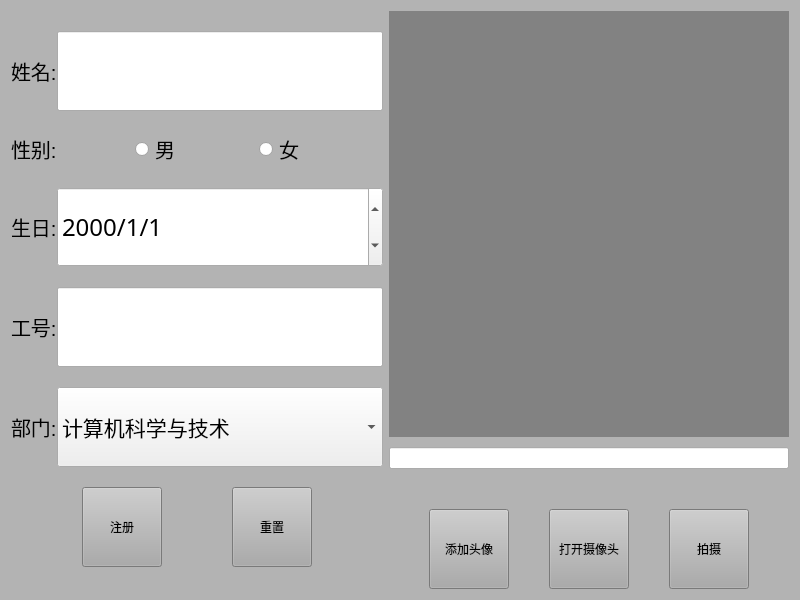
<?xml version="1.0" encoding="UTF-8"?>
<ui version="4.0">
 <class>RegisterWin</class>
 <widget class="QWidget" name="RegisterWin">
  <property name="geometry">
   <rect>
    <x>0</x>
    <y>0</y>
    <width>800</width>
    <height>600</height>
   </rect>
  </property>
  <property name="windowTitle">
   <string>注册</string>
  </property>
  <property name="windowIcon">
   <iconset resource="img.qrc">
    <normaloff>:/icon.png</normaloff>:/icon.png</iconset>
  </property>
  <property name="styleSheet">
   <string notr="true">QPushButton{  
background-color: rgb(171, 171, 171);
}
QPushButton:hover{
	background-color: rgb(109, 109, 109);
}
QWidget#RegisterWin{
	background-color: rgb(179, 179, 179);
}
</string>
  </property>
  <layout class="QHBoxLayout" name="horizontalLayout_9">
   <item>
    <layout class="QHBoxLayout" name="horizontalLayout_8">
     <property name="spacing">
      <number>6</number>
     </property>
     <item>
      <layout class="QGridLayout" name="gridLayout">
       <property name="spacing">
        <number>0</number>
       </property>
       <item row="4" column="0">
        <layout class="QHBoxLayout" name="horizontalLayout_3">
         <item>
          <widget class="QLabel" name="label_3">
           <property name="font">
            <font>
             <pointsize>15</pointsize>
            </font>
           </property>
           <property name="text">
            <string>部门:</string>
           </property>
          </widget>
         </item>
         <item>
          <widget class="QComboBox" name="departcb">
           <property name="sizePolicy">
            <sizepolicy hsizetype="Expanding" vsizetype="Expanding">
             <horstretch>0</horstretch>
             <verstretch>0</verstretch>
            </sizepolicy>
           </property>
           <property name="maximumSize">
            <size>
             <width>16777215</width>
             <height>80</height>
            </size>
           </property>
           <property name="font">
            <font>
             <pointsize>16</pointsize>
            </font>
           </property>
           <property name="layoutDirection">
            <enum>Qt::LeftToRight</enum>
           </property>
           <property name="insertPolicy">
            <enum>QComboBox::InsertAtCurrent</enum>
           </property>
           <property name="sizeAdjustPolicy">
            <enum>QComboBox::AdjustToMinimumContentsLength</enum>
           </property>
           <item>
            <property name="text">
             <string>计算机科学与技术</string>
            </property>
           </item>
           <item>
            <property name="text">
             <string>信息工程学院</string>
            </property>
           </item>
           <item>
            <property name="text">
             <string>外国语学院</string>
            </property>
           </item>
           <item>
            <property name="text">
             <string>数理学院</string>
            </property>
           </item>
           <item>
            <property name="text">
             <string>体育学院</string>
            </property>
           </item>
           <item>
            <property name="text">
             <string>文艺学院</string>
            </property>
           </item>
           <item>
            <property name="text">
             <string>材料学院</string>
            </property>
           </item>
          </widget>
         </item>
        </layout>
       </item>
       <item row="1" column="0">
        <layout class="QHBoxLayout" name="horizontalLayout_2">
         <item>
          <widget class="QLabel" name="label_2">
           <property name="font">
            <font>
             <pointsize>15</pointsize>
            </font>
           </property>
           <property name="text">
            <string>性别:</string>
           </property>
          </widget>
         </item>
         <item>
          <widget class="QRadioButton" name="mrb">
           <property name="font">
            <font>
             <pointsize>15</pointsize>
            </font>
           </property>
           <property name="text">
            <string>男</string>
           </property>
          </widget>
         </item>
         <item>
          <widget class="QRadioButton" name="wrb">
           <property name="font">
            <font>
             <pointsize>15</pointsize>
            </font>
           </property>
           <property name="text">
            <string>女</string>
           </property>
          </widget>
         </item>
        </layout>
       </item>
       <item row="5" column="0">
        <layout class="QHBoxLayout" name="horizontalLayout_6">
         <property name="spacing">
          <number>0</number>
         </property>
         <item>
          <spacer name="horizontalSpacer_2">
           <property name="orientation">
            <enum>Qt::Horizontal</enum>
           </property>
           <property name="sizeHint" stdset="0">
            <size>
             <width>40</width>
             <height>20</height>
            </size>
           </property>
          </spacer>
         </item>
         <item>
          <widget class="QPushButton" name="regbtn">
           <property name="sizePolicy">
            <sizepolicy hsizetype="Minimum" vsizetype="Preferred">
             <horstretch>0</horstretch>
             <verstretch>0</verstretch>
            </sizepolicy>
           </property>
           <property name="maximumSize">
            <size>
             <width>16777215</width>
             <height>80</height>
            </size>
           </property>
           <property name="text">
            <string>注册</string>
           </property>
          </widget>
         </item>
         <item>
          <spacer name="horizontalSpacer">
           <property name="orientation">
            <enum>Qt::Horizontal</enum>
           </property>
           <property name="sizeHint" stdset="0">
            <size>
             <width>40</width>
             <height>20</height>
            </size>
           </property>
          </spacer>
         </item>
         <item>
          <widget class="QPushButton" name="resetbtn">
           <property name="sizePolicy">
            <sizepolicy hsizetype="Minimum" vsizetype="Expanding">
             <horstretch>0</horstretch>
             <verstretch>0</verstretch>
            </sizepolicy>
           </property>
           <property name="maximumSize">
            <size>
             <width>16777215</width>
             <height>80</height>
            </size>
           </property>
           <property name="text">
            <string>重置</string>
           </property>
          </widget>
         </item>
         <item>
          <spacer name="horizontalSpacer_3">
           <property name="orientation">
            <enum>Qt::Horizontal</enum>
           </property>
           <property name="sizeHint" stdset="0">
            <size>
             <width>40</width>
             <height>20</height>
            </size>
           </property>
          </spacer>
         </item>
        </layout>
       </item>
       <item row="3" column="0">
        <layout class="QHBoxLayout" name="horizontalLayout_4">
         <item>
          <widget class="QLabel" name="label_4">
           <property name="font">
            <font>
             <pointsize>15</pointsize>
            </font>
           </property>
           <property name="text">
            <string>工号:</string>
           </property>
          </widget>
         </item>
         <item>
          <widget class="QLineEdit" name="worknumed">
           <property name="sizePolicy">
            <sizepolicy hsizetype="Expanding" vsizetype="Expanding">
             <horstretch>0</horstretch>
             <verstretch>0</verstretch>
            </sizepolicy>
           </property>
           <property name="maximumSize">
            <size>
             <width>16777215</width>
             <height>80</height>
            </size>
           </property>
           <property name="font">
            <font>
             <pointsize>15</pointsize>
            </font>
           </property>
          </widget>
         </item>
        </layout>
       </item>
       <item row="0" column="0">
        <layout class="QHBoxLayout" name="horizontalLayout">
         <property name="spacing">
          <number>0</number>
         </property>
         <item>
          <widget class="QLabel" name="label">
           <property name="font">
            <font>
             <pointsize>15</pointsize>
            </font>
           </property>
           <property name="text">
            <string>姓名:</string>
           </property>
          </widget>
         </item>
         <item>
          <widget class="QLineEdit" name="nameed">
           <property name="sizePolicy">
            <sizepolicy hsizetype="Expanding" vsizetype="Expanding">
             <horstretch>0</horstretch>
             <verstretch>0</verstretch>
            </sizepolicy>
           </property>
           <property name="maximumSize">
            <size>
             <width>16777215</width>
             <height>80</height>
            </size>
           </property>
           <property name="font">
            <font>
             <pointsize>15</pointsize>
            </font>
           </property>
          </widget>
         </item>
        </layout>
       </item>
       <item row="2" column="0">
        <layout class="QHBoxLayout" name="horizontalLayout_5">
         <item>
          <widget class="QLabel" name="label_5">
           <property name="font">
            <font>
             <pointsize>15</pointsize>
            </font>
           </property>
           <property name="text">
            <string>生日:</string>
           </property>
          </widget>
         </item>
         <item>
          <widget class="QDateTimeEdit" name="bired">
           <property name="sizePolicy">
            <sizepolicy hsizetype="Expanding" vsizetype="Expanding">
             <horstretch>0</horstretch>
             <verstretch>0</verstretch>
            </sizepolicy>
           </property>
           <property name="maximumSize">
            <size>
             <width>16777215</width>
             <height>80</height>
            </size>
           </property>
           <property name="font">
            <font>
             <family>Agency FB</family>
             <pointsize>18</pointsize>
             <weight>50</weight>
             <italic>false</italic>
             <bold>false</bold>
            </font>
           </property>
           <property name="layoutDirection">
            <enum>Qt::LeftToRight</enum>
           </property>
           <property name="styleSheet">
            <string notr="true">font: 18pt &quot;Agency FB&quot;;</string>
           </property>
           <property name="displayFormat">
            <string>yyyy/M/d </string>
           </property>
          </widget>
         </item>
        </layout>
       </item>
      </layout>
     </item>
     <item>
      <layout class="QVBoxLayout" name="verticalLayout" stretch="3,0,1,0,1">
       <property name="spacing">
        <number>0</number>
       </property>
       <item>
        <widget class="QLabel" name="headpiclb">
         <property name="sizePolicy">
          <sizepolicy hsizetype="Preferred" vsizetype="Preferred">
           <horstretch>0</horstretch>
           <verstretch>0</verstretch>
          </sizepolicy>
         </property>
         <property name="maximumSize">
          <size>
           <width>500</width>
           <height>500</height>
          </size>
         </property>
         <property name="styleSheet">
          <string notr="true">background-color: rgb(130, 130, 130);</string>
         </property>
         <property name="text">
          <string/>
         </property>
        </widget>
       </item>
       <item>
        <spacer name="verticalSpacer_2">
         <property name="orientation">
          <enum>Qt::Vertical</enum>
         </property>
         <property name="sizeHint" stdset="0">
          <size>
           <width>20</width>
           <height>10</height>
          </size>
         </property>
        </spacer>
       </item>
       <item>
        <widget class="QLineEdit" name="urled"/>
       </item>
       <item>
        <spacer name="verticalSpacer">
         <property name="orientation">
          <enum>Qt::Vertical</enum>
         </property>
         <property name="sizeHint" stdset="0">
          <size>
           <width>20</width>
           <height>40</height>
          </size>
         </property>
        </spacer>
       </item>
       <item>
        <layout class="QHBoxLayout" name="horizontalLayout_7">
         <property name="spacing">
          <number>0</number>
         </property>
         <item>
          <spacer name="horizontalSpacer_4">
           <property name="orientation">
            <enum>Qt::Horizontal</enum>
           </property>
           <property name="sizeHint" stdset="0">
            <size>
             <width>40</width>
             <height>20</height>
            </size>
           </property>
          </spacer>
         </item>
         <item>
          <widget class="QPushButton" name="addimgbtn">
           <property name="sizePolicy">
            <sizepolicy hsizetype="Minimum" vsizetype="Expanding">
             <horstretch>0</horstretch>
             <verstretch>0</verstretch>
            </sizepolicy>
           </property>
           <property name="maximumSize">
            <size>
             <width>16777215</width>
             <height>80</height>
            </size>
           </property>
           <property name="text">
            <string>添加头像</string>
           </property>
          </widget>
         </item>
         <item>
          <spacer name="horizontalSpacer_5">
           <property name="orientation">
            <enum>Qt::Horizontal</enum>
           </property>
           <property name="sizeHint" stdset="0">
            <size>
             <width>40</width>
             <height>20</height>
            </size>
           </property>
          </spacer>
         </item>
         <item>
          <widget class="QPushButton" name="camera_btn">
           <property name="sizePolicy">
            <sizepolicy hsizetype="Minimum" vsizetype="Expanding">
             <horstretch>0</horstretch>
             <verstretch>0</verstretch>
            </sizepolicy>
           </property>
           <property name="maximumSize">
            <size>
             <width>16777215</width>
             <height>80</height>
            </size>
           </property>
           <property name="text">
            <string>打开摄像头</string>
           </property>
          </widget>
         </item>
         <item>
          <spacer name="horizontalSpacer_7">
           <property name="orientation">
            <enum>Qt::Horizontal</enum>
           </property>
           <property name="sizeHint" stdset="0">
            <size>
             <width>40</width>
             <height>20</height>
            </size>
           </property>
          </spacer>
         </item>
         <item>
          <widget class="QPushButton" name="actionbtn">
           <property name="sizePolicy">
            <sizepolicy hsizetype="Minimum" vsizetype="Expanding">
             <horstretch>0</horstretch>
             <verstretch>0</verstretch>
            </sizepolicy>
           </property>
           <property name="maximumSize">
            <size>
             <width>16777215</width>
             <height>80</height>
            </size>
           </property>
           <property name="text">
            <string>拍摄</string>
           </property>
          </widget>
         </item>
         <item>
          <spacer name="horizontalSpacer_6">
           <property name="orientation">
            <enum>Qt::Horizontal</enum>
           </property>
           <property name="sizeHint" stdset="0">
            <size>
             <width>40</width>
             <height>20</height>
            </size>
           </property>
          </spacer>
         </item>
        </layout>
       </item>
      </layout>
     </item>
    </layout>
   </item>
  </layout>
 </widget>
 <resources>
  <include location="img.qrc"/>
 </resources>
 <connections/>
</ui>
